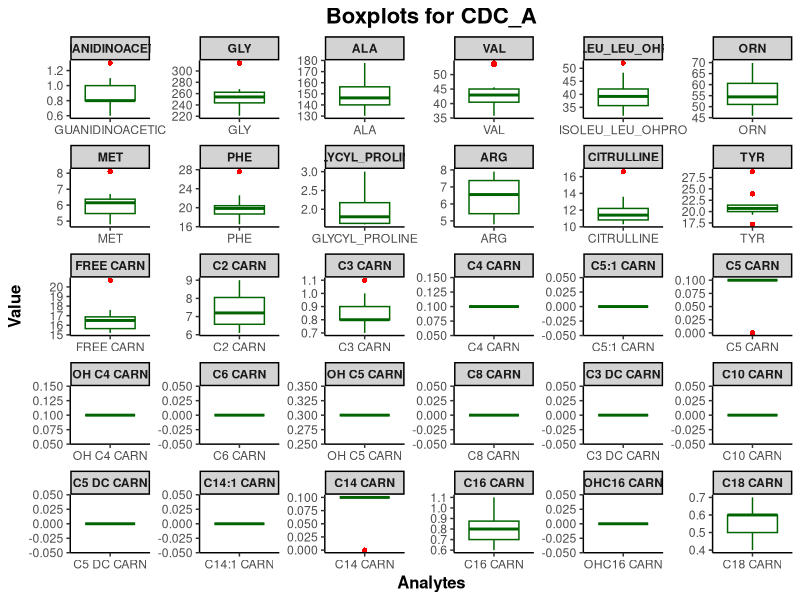
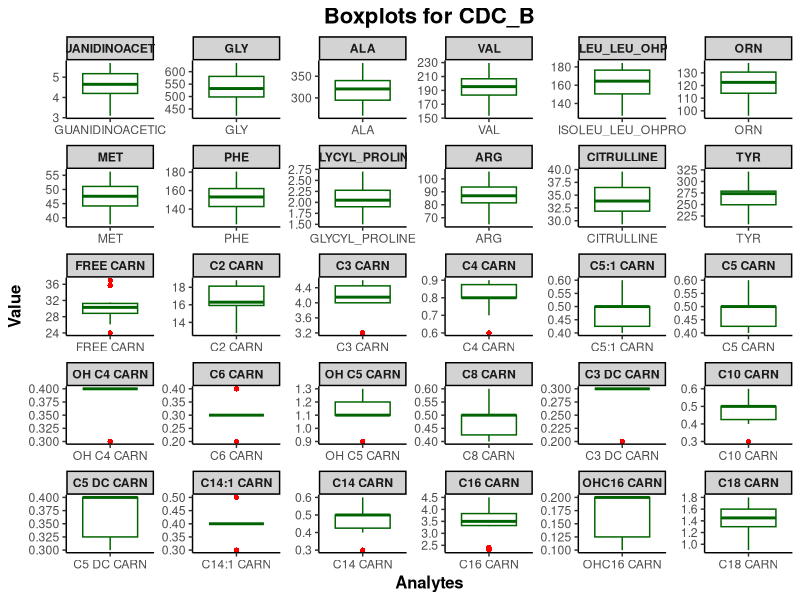
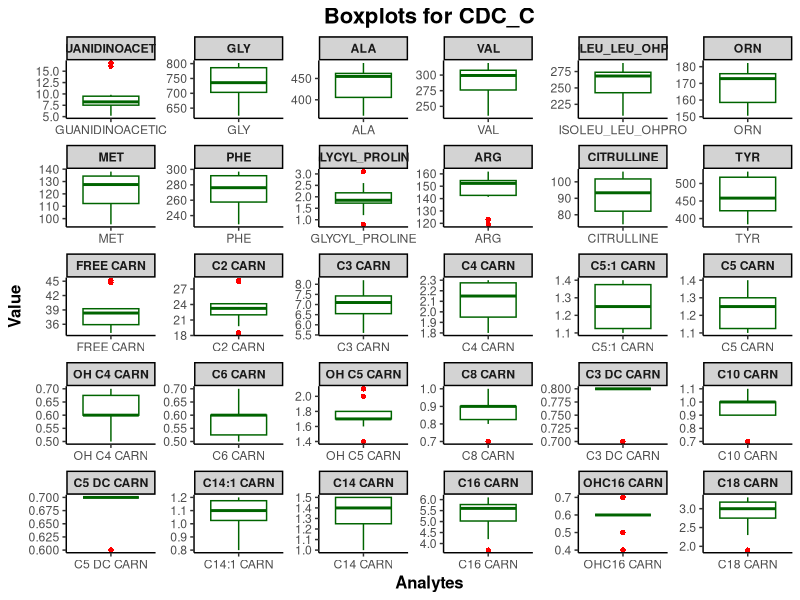
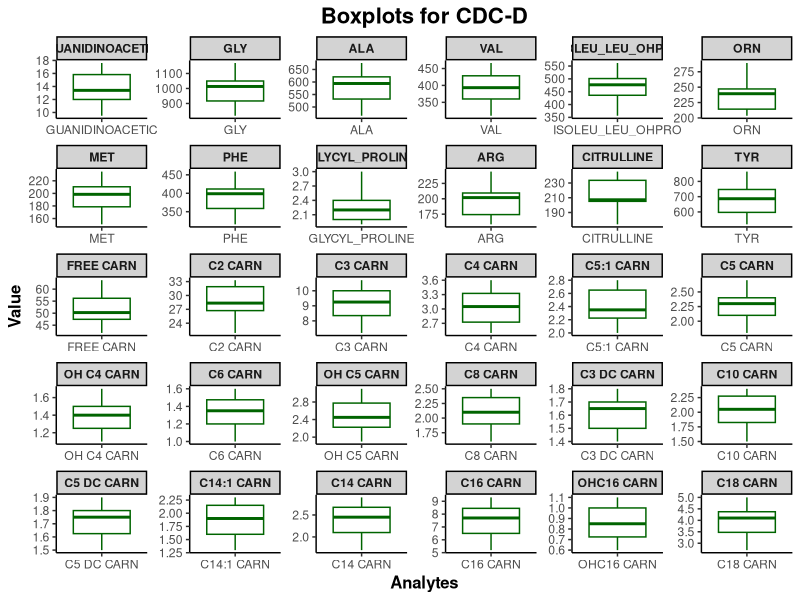

Write the R code that produced these figures, in order.
# Library
library(vroom)
library(tidyverse)
library(ggplot2)
library(reshape2) # to flip the data frame

dat <- vroom(file = "CDC_example_data.txt", delim= "\t", show_col_types = F)

# Function 1: to extract data for each CDC level
extract_data <- function(data, cdc_level) {
  data %>% filter(`Sample Type` == cdc_level) %>%  select(c('GUANIDINOACETIC', 'GLY', 'ALA', 'VAL', 'ISOLEU_LEU_OHPRO', 'ORN', 
                                                     'MET', 'PHE', 'GLYCYL_PROLINE', 'ARG', 'CITRULLINE', 'TYR',
                                                     "FREE CARN" , "C2 CARN", "C3 CARN", "C4 CARN", "C5:1 CARN",
                                                     "C5 CARN", "OH C4 CARN", "C6 CARN", "OH C5 CARN", "C8 CARN",
                                                     "C3 DC CARN", "C10 CARN", "C5 DC CARN", "C14:1 CARN", "C14 CARN",
                                                     "C16 CARN", "OHC16 CARN", "C18 CARN"))
}

# Function 2: to draw plots
draw_plot <- function(data, cdc_name) {
  # Convert columns to rows
  data_melted <- melt(data, variable.name = "Variable", value.name = "Value")
  
  # Drawing boxplots
  
  ggplot(data_melted, aes(x = Variable, y = Value)) +
    geom_boxplot(alpha= 1, color = "darkgreen", fill = "white",
                 outlier.alpha= 1, outlier.color = "red", outlier.shape = 16, outlier.size = 1.5) +
    facet_wrap(~ Variable, scales = "free") +
    labs(title = paste("Boxplots for", cdc_name), x= "Analytes", y = "Value") +
    theme_classic() +
    theme(
      plot.title = element_text(hjust = 0.5, face = "bold", size = 16),
      axis.title.x = element_text(face = "bold", size = 12),
      axis.title.y = element_text(face = "bold", size = 12),
      strip.background = element_rect(fill = "lightgray"),
      strip.text = element_text(face = "bold"))
  
}

########## Analysis from here ##############

# For CDC-A
CDC_A <- extract_data(data = dat,
                      cdc_level = "A")
draw_plot(data = CDC_A,
          cdc_name = "CDC_A")
# 9x12 pdf

# For CDC-B
CDC_B <- extract_data(data = dat,
                      cdc_level = "B")

draw_plot(data = CDC_B,
          cdc_name = "CDC_B")


# For CDC-C
CDC_C <- extract_data(data = dat,
                      cdc_level = "C")
draw_plot(data= CDC_C,
          cdc_name = "CDC_C")


# For CDC-D
CDC_D <- extract_data(data = dat,
                      cdc_level = "D")
draw_plot(data = CDC_D,
          cdc_name = "CDC-D")




